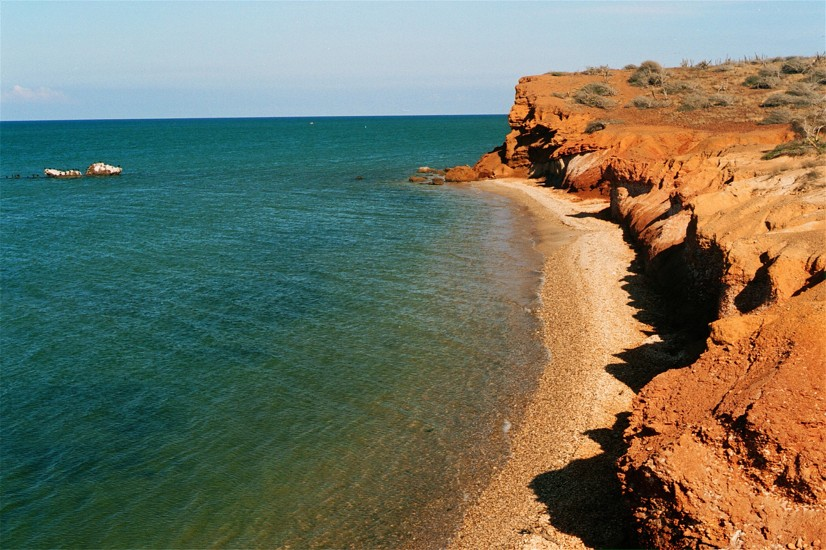
#> input picture exam_1st_partial/beach.jpg, 826 x 550 px
$ python Problema2.py
#> lines starting #> are read from the running program, lines starting #| are printed output that depends on the picture
### Cluster.py
import numpy as np
from dataclasses import dataclass, field
from typing import List, Optional


@dataclass
class Cluster:
    label: str
    representatives: List[np.ndarray] = field(default_factory=list)
    plot_points: List[np.ndarray] = field(default_factory=list)
    centroid: Optional[np.ndarray] = None

    def compute_centroid(self) -> np.ndarray:
        if not self.representatives:
            raise ValueError("No hay representantes para calcular el centroid")
        self.centroid = np.mean(self.representatives, axis=0)
        return self.centroid

    # [4 lines left out: function compute_plot_centroid, not called in this run]

    def add_representative(self, p: np.ndarray, plot_point: Optional[np.ndarray] = None) -> None:
        p = np.asarray(p, dtype=float)
        if self.representatives and p.shape != self.representatives[0].shape:
            raise ValueError("Dimension distinta en representante anadido")

        self.representatives.append(p)

        if plot_point is not None:
            plot_point = np.asarray(plot_point, dtype=float)
            if plot_point.shape[0] < 2:
                raise ValueError("El punto para graficar debe tener al menos dos coordenadas")
            self.plot_points.append(plot_point)

        self.compute_centroid()

    def __repr__(self) -> str:
        return f"Cluster(label={self.label!r}, centroid={self.centroid})"

### CentroidClassifier.py
import numpy as np
from Cluster import Cluster
from typing import List, Callable, Sequence, Tuple
from dist import euclidean


class CentroidClassifier:
    def __init__(self, distance: Callable = euclidean):
        self.distance = distance
        self.clusters: List[Cluster] = []
        self.boundaries: np.ndarray = None  # shape (D, 2) -> [[min, max], ...]

    # [4 lines left out: function _check_boundaries, not called in this run]

    def fit_from_clusters(self, clusters: Sequence[Cluster]) -> None:
        self.clusters = []
        for c in clusters:
            if c.centroid is None:
                c.compute_centroid()
            self.clusters.append(c)
        if not self.clusters:
            raise ValueError("Se debe proporcionar al menos un cluster")

    # [15 lines left out: function predict_point, not called in this run]

### Problema2.py
"""
Problema 2 - Clasificación por canales de color con CentroidClassifier
=======================================================================
1. Carga una imagen y la muestra dividida en 4 cuadrantes:
   - Superior izquierdo : canal Rojo
   - Superior derecho   : canal Verde
   - Inferior izquierdo : canal Azul
   - Inferior derecho   : escala de grises

2. Toma 150 puntos aleatorios de cada clase y obtiene sus valores RGB
   para formar un Cluster con su centroide.

3. El usuario hace CLICK en la imagen para seleccionar un punto.
   Se obtiene el RGB del pixel y se clasifica con CentroidClassifier.
   Si se clasifica como "Gris" → "no pertenece a ninguna clase".

4. Se muestra un plot RGB 3-D con los representantes de todas las clases,
   los centroides, y el punto clasificado.
"""

import sys
import numpy as np
import matplotlib
matplotlib.use("TkAgg")          # backend interactivo; cambia a "Qt5Agg" si no tienes Tk
import matplotlib.pyplot as plt
import matplotlib.patches as mpatches

from Cluster import Cluster
from CentroidClassifier import CentroidClassifier
import dist as dist_module

# ────────────────────────────────────────────────────────────────────────────
# Constantes
# ────────────────────────────────────────────────────────────────────────────
NUM_SAMPLES = 150
LABEL_ROJO  = "Rojo"
LABEL_VERDE = "Verde"
LABEL_AZUL  = "Azul"
LABEL_GRIS  = "Gris"

COLOR_MAP = {
    LABEL_ROJO:  "red",
    LABEL_VERDE: "limegreen",
    LABEL_AZUL:  "dodgerblue",
    LABEL_GRIS:  "gray",
}

# ────────────────────────────────────────────────────────────────────────────
# Helpers de imagen
# ────────────────────────────────────────────────────────────────────────────

def cargar_imagen(ruta: str) -> np.ndarray:
    """Carga la imagen y devuelve array H×W×3 en uint8."""
    img = plt.imread(ruta)
    if img.dtype != np.uint8:
        img = (img * 255).astype(np.uint8) if img.max() <= 1.0 else img.astype(np.uint8)
    if img.ndim == 2:
        img = np.stack([img, img, img], axis=-1)
    if img.shape[2] == 4:
        img = img[:, :, :3]
    return img


def canal_rojo(img):
    out = np.zeros_like(img); out[:, :, 0] = img[:, :, 0]; return out

def canal_verde(img):
    out = np.zeros_like(img); out[:, :, 1] = img[:, :, 1]; return out

def canal_azul(img):
    out = np.zeros_like(img); out[:, :, 2] = img[:, :, 2]; return out

def escala_grises(img):
    g = (0.299*img[:,:,0] + 0.587*img[:,:,1] + 0.114*img[:,:,2]).astype(np.uint8)
    return np.stack([g, g, g], axis=-1)


# ────────────────────────────────────────────────────────────────────────────
# Visualización cuadrantes — una sola imagen compuesta
# ────────────────────────────────────────────────────────────────────────────

# Desplazamiento (dx, dy) de cada cuadrante dentro de la imagen compuesta
# layout:  [Rojo  | Verde]
#          [Azul  | Gris ]
def _offsets(h, w):
    return {
        LABEL_ROJO:  (0,  0),
        LABEL_VERDE: (w,  0),
        LABEL_AZUL:  (0,  h),
        LABEL_GRIS:  (w,  h),
    }


def construir_figura_cuadrantes(img: np.ndarray,
                                titulo: str = "Canales de la imagen",
                                clusters: dict | None = None):
    """
    Muestra los 4 canales como UNA SOLA IMAGEN numpy 2×2 (un único imshow).
    Devuelve (fig, ax, imgs_filtradas, h, w) donde h, w son las dimensiones
    de cada cuadrante individual (no de la imagen compuesta).

    Si se pasa `clusters`, dibuja los plot_points encima, desplazados al
    cuadrante correspondiente.
    """
    h, w = img.shape[:2]

    imgs_filtradas = {
        LABEL_ROJO:  canal_rojo(img),
        LABEL_VERDE: canal_verde(img),
        LABEL_AZUL:  canal_azul(img),
        LABEL_GRIS:  escala_grises(img),
    }

    # Construir imagen compuesta: fila_top = [Rojo | Verde], fila_bot = [Azul | Gris]
    fila_top = np.concatenate([imgs_filtradas[LABEL_ROJO],
                                imgs_filtradas[LABEL_VERDE]], axis=1)
    fila_bot = np.concatenate([imgs_filtradas[LABEL_AZUL],
                                imgs_filtradas[LABEL_GRIS]],  axis=1)
    img_compuesta = np.concatenate([fila_top, fila_bot], axis=0)

    fig, ax = plt.subplots(figsize=(10, 8))
    fig.suptitle(titulo, fontsize=13, fontweight="bold")
    ax.imshow(img_compuesta)
    ax.axis("off")

    # Representantes de cada cluster desplazados a su cuadrante
    if clusters:
        offs = _offsets(h, w)
        for label, cluster in clusters.items():
            if not cluster.plot_points:
                continue
            dx, dy = offs[label]
            pts = np.array(cluster.plot_points, dtype=float)
            ax.scatter(pts[:, 0] + dx, pts[:, 1] + dy,
                       c=COLOR_MAP[label], s=6, alpha=0.55,
                       linewidths=0, zorder=3)

    plt.tight_layout()
    return fig, ax, imgs_filtradas, h, w


# ────────────────────────────────────────────────────────────────────────────
# Muestreo y construcción de clusters
# ────────────────────────────────────────────────────────────────────────────

def muestrear_cluster(img_filtrada: np.ndarray, label: str,
                      n: int = NUM_SAMPLES, seed=None) -> Cluster:
    """
    Toma n píxeles aleatorios de img_filtrada (ya filtrada por canal).
    Los representantes tienen exactamente los valores del canal filtrado,
    p.ej. Rojo → [R, 0, 0], Verde → [0, G, 0], Azul → [0, 0, B], Gris → [Y, Y, Y].
    """
    rng = np.random.default_rng(seed)
    h, w = img_filtrada.shape[:2]
    indices = rng.choice(h * w, size=n, replace=False)
    ys, xs = np.unravel_index(indices, (h, w))
    cluster = Cluster(label=label)
    for y, x in zip(ys, xs):
        rgb = img_filtrada[y, x].astype(float)       # ya filtrado: [R,0,0] / [0,G,0] / etc.
        pos = np.array([float(x), float(y)])
        cluster.add_representative(rgb, plot_point=pos)
    return cluster


def construir_clusters(img: np.ndarray, n: int = NUM_SAMPLES) -> dict:
    """Cada clase muestrea desde su imagen de cuadrante filtrada."""
    return {
        LABEL_ROJO:  muestrear_cluster(canal_rojo(img),    LABEL_ROJO,  n, seed=0),
        LABEL_VERDE: muestrear_cluster(canal_verde(img),   LABEL_VERDE, n, seed=1),
        LABEL_AZUL:  muestrear_cluster(canal_azul(img),    LABEL_AZUL,  n, seed=2),
        LABEL_GRIS:  muestrear_cluster(escala_grises(img), LABEL_GRIS,  n, seed=3),
    }


# ────────────────────────────────────────────────────────────────────────────
# Selección interactiva de punto en la imagen (click del mouse)
# ────────────────────────────────────────────────────────────────────────────

def seleccionar_punto_en_imagen(img: np.ndarray,
                                clusters: dict | None = None) -> tuple[np.ndarray, np.ndarray] | None:
    """
    Abre la imagen compuesta (4 cuadrantes en un solo imshow) y espera un click.
    Detecta en qué cuadrante cayó según (x < w, y < h), lee el RGB de la
    imagen filtrada correspondiente y lo devuelve.
    Devuelve (rgb_filtrado [3,], pos_en_cuadrante [2,]) o None si se cierra.
    """
    resultado = {"rgb": None, "pos": None}

    fig, ax, imgs_filtradas, h, w = construir_figura_cuadrantes(
        img,
        titulo="Haz CLICK en cualquier cuadrante para clasificar  (cierra para salir)",
        clusters=clusters,
    )

    crosshair, = ax.plot([], [], "+", color="yellow",
                         markersize=18, markeredgewidth=2, zorder=10)
    info_text = ax.text(0.01, 0.01, "", transform=ax.transAxes,
                        color="white", fontsize=9,
                        bbox=dict(boxstyle="round,pad=0.25",
                                  facecolor="black", alpha=0.65))

    # [32 lines left out: function on_click, not called in this run]

    fig.canvas.mpl_connect("button_press_event", on_click)
    plt.show(block=True)

    if resultado["rgb"] is None:
        return None
    return resultado["rgb"], resultado["pos"]


# ────────────────────────────────────────────────────────────────────────────
# Plot 3-D: representantes + centroides + punto clasificado
# ────────────────────────────────────────────────────────────────────────────

# [60 lines left out: function mostrar_resultado_3d, not called in this run]


# ────────────────────────────────────────────────────────────────────────────
# Bucle principal de clasificación con click
# ────────────────────────────────────────────────────────────────────────────

def clasificar_interactivo(img: np.ndarray, clusters: dict):
    """
    Ciclo principal:
      1. Muestra la imagen → usuario hace click → se obtiene RGB
      2. Clasifica con CentroidClassifier
      3. Imprime resultado y muestra plot 3-D con representantes
      4. Pregunta si clasificar otro punto
    """
    clf = CentroidClassifier(distance=dist_module.euclidean)
    clf.fit_from_clusters(list(clusters.values()))

    print("\n" + "═" * 58)
    print("  CLASIFICADOR POR CLICK  (CentroidClassifier)")
    print("═" * 58)
    print("  Haz click en la imagen para seleccionar un pixel.")
    print("  Cierra la ventana sin hacer click para terminar.")
    print("─" * 58)

    while True:
        res = seleccionar_punto_en_imagen(img, clusters=clusters)
        if res is None:
            print("\nNo se seleccionó ningún punto. Fin.")
            break

        rgb, pos = res
        print(f"\n  Cuadrante clickeado : (el RGB ya corresponde al canal filtrado)")
        print(f"  Pixel seleccionado  : ({pos[0]:.0f}, {pos[1]:.0f})")
        print(f"  Valor RGB filtrado  : R={rgb[0]:.0f}  G={rgb[1]:.0f}  B={rgb[2]:.0f}")

        try:
            etiqueta = clf.predict_point(rgb)
        except Exception as e:
            print(f"  ✗ Error al clasificar: {e}")
            continue

        # ── distancias informativas ──────────────────────────────────────
        print("  Distancias a centroides:")
        for c in clf.clusters:
            d = dist_module.euclidean(rgb, c.centroid, None)
            marker = " ◄" if c.label == etiqueta else ""
            print(f"    • {c.label:<8}: {d:.2f}{marker}")

        # ── veredicto ────────────────────────────────────────────────────
        if etiqueta == LABEL_GRIS:
            print(f"\n  ➜  El vector NO pertenece a ninguna clase definida.")
        else:
            print(f"\n  ➜  Clase predicha: {etiqueta}")
        print("─" * 58)

        # ── plot 3-D ─────────────────────────────────────────────────────
        mostrar_resultado_3d(clusters, rgb, etiqueta, pos)

        resp = input("\n  ¿Clasificar otro punto? [s/N]: ").strip().lower()
        if resp not in ("s", "si", "sí", "y", "yes"):
            print("Fin del clasificador.")
            break


# ────────────────────────────────────────────────────────────────────────────
# Función principal
# ────────────────────────────────────────────────────────────────────────────

def main():
    ruta_default = "data_info/img/image.png"
    ruta = input(f"Ruta de la imagen [Enter para '{ruta_default}']: ").strip() or ruta_default
#> the answer given: exam_1st_partial/beach.jpg

    try:
        img = cargar_imagen(ruta)
#> in cargar_imagen, img is the input picture: shape (550, 826, 3); mean R, G, B 113.4, 116.3, 97.9
    except Exception as e:
        print(f"No se pudo cargar la imagen: {e}")
        sys.exit(1)

    print(f"\nImagen cargada: {img.shape[1]}×{img.shape[0]} px")
#| Imagen cargada: 826×550 px

    # 2. Construir clusters (150 puntos por clase)
    print(f"\nMuestreando {NUM_SAMPLES} puntos aleatorios por clase...")
    clusters = construir_clusters(img, n=NUM_SAMPLES)
#> in canal_rojo, `out[:, :, 0] = img[:, :, 0]`:
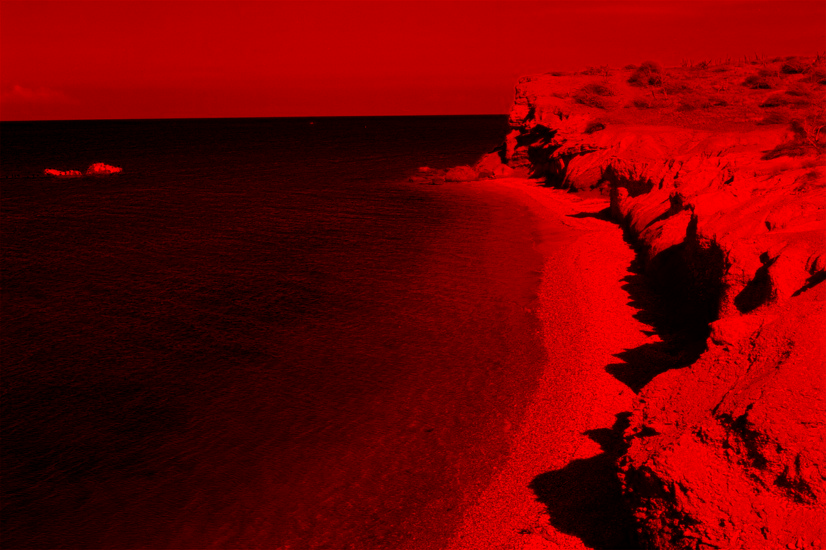
#> out: shape (550, 826, 3); mean R, G, B 113.4, 0, 0
#> in muestrear_cluster, `indices = rng.choice(h * w, size=n, replace=False)`: indices = 150 values, max 452936 at index 74, min 1243 at index 10, mean 235890.4
#> in muestrear_cluster, `ys, xs = np.unravel_index(indices, (h, w))`: ys = 150 values, max 548 at index 74, min 1 at index 10, mean 285.1; xs = 150 values, max 812 at index 41, min 2 at index 76, mean 408.8
#> the loop in muestrear_cluster, `for y, x in zip(ys, xs):` made 150 passes
#> (y, x, p in add_representative, plot_point in add_representative) on passes 2 to 13: (474, 518, [176, 0, 0], [518, 474]), (471, 366, [113, 0, 0], [366, 471]), (2, 779, [171, 0, 0], [779, 2]), (222, 404, [64, 0, 0], [404, 222]), (140, 10, [12, 0, 0], [10, 140]), (12, 126, [171, 0, 0], [126, 12]), (164, 227, [36, 0, 0], [227, 164]), (109, 602, [151, 0, 0], [602, 109]), (200, 665, [108, 0, 0], [665, 200]), (1, 417, [180, 0, 0], [417, 1]), (82, 534, [211, 0, 0], [534, 82]), (514, 117, [41, 0, 0], [117, 514])
#> (y, x, plot_point in add_representative) on pass 1: (417, 16, [16, 417])
#> in canal_verde, `out = np.zeros_like(img)`: out: shape (550, 826, 3); every value is 0
#> in canal_verde, `out[:, :, 1] = img[:, :, 1]`:
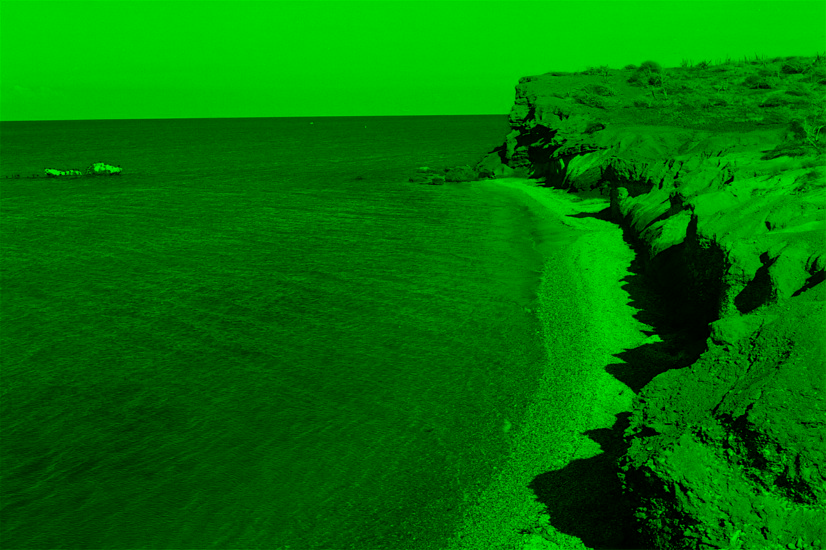
#> out: shape (550, 826, 3); mean R, G, B 0, 116.3, 0
#> the loop in muestrear_cluster (call 2), `for y, x in zip(ys, xs):` made 150 passes
#> (y, x, p in add_representative, plot_point in add_representative) on passes 2 to 13: (352, 559, [0, 151, 0], [559, 352]), (105, 312, [0, 193, 0], [312, 105]), (283, 646, [0, 10, 0], [646, 283]), (533, 291, [0, 97, 0], [291, 533]), (105, 180, [0, 190, 0], [180, 105]), (273, 802, [0, 168, 0], [802, 273]), (297, 505, [0, 128, 0], [505, 297]), (265, 176, [0, 75, 0], [176, 265]), (549, 8, [0, 93, 0], [8, 549]), (249, 296, [0, 118, 0], [296, 249]), (202, 340, [0, 112, 0], [340, 202]), (154, 155, [0, 91, 0], [155, 154])
#> (y, x, plot_point in add_representative) on pass 1: (120, 817, [817, 120])
#> in canal_azul, `out[:, :, 2] = img[:, :, 2]`:
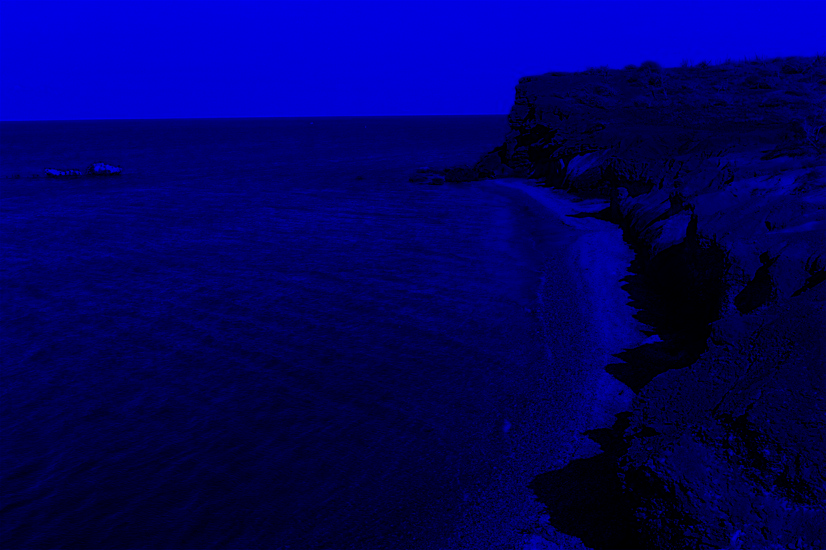
#> out: shape (550, 826, 3); mean R, G, B 0, 0, 97.9
#> in escala_grises, `g = (0.299*img[:,:,0] + 0.587*img[:,:,1] + 0.114*img[:,:,2]).astype(np..`:
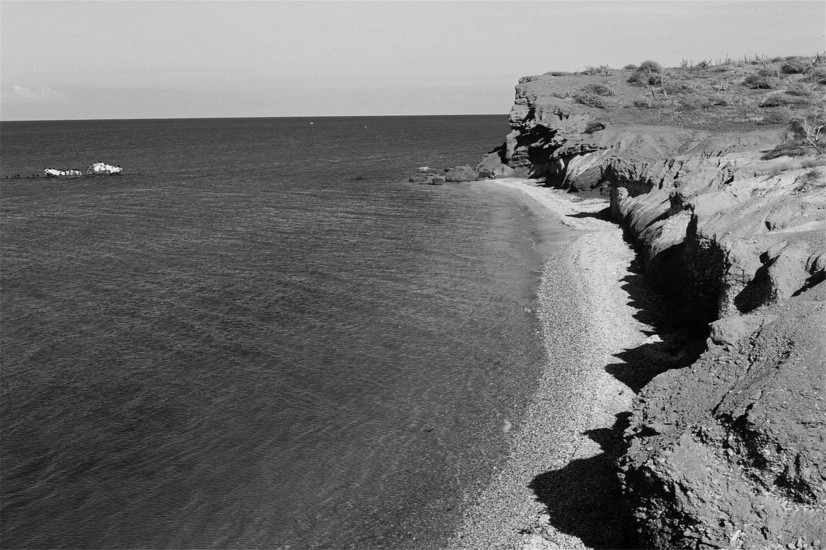
#> g: shape (550, 826); min 0, max 248, mean 112.8

    print("\nCentroides (RGB):")
    for label, cluster in clusters.items():
        c = cluster.centroid
        print(f"  {label:<8}: R={c[0]:.1f}  G={c[1]:.1f}  B={c[2]:.1f}")
#> this loop made 4 passes
#> label on passes 1 to 4: 'Rojo', 'Verde', 'Azul', 'Gris'
#|   Rojo    : R=115.8  G=0.0  B=0.0
#|   Verde   : R=0.0  G=112.0  B=0.0
#|   Azul    : R=0.0  G=0.0  B=92.3
#|   Gris    : R=112.4  G=112.4  B=112.4

    # 3. Clasificar por click
    clasificar_interactivo(img, clusters)
#> the loop in clasificar_interactivo, `while True:` made 1 pass
#> pass 1, in construir_figura_cuadrantes, `fila_bot = np.concatenate([imgs_filtradas[LABEL_AZUL], imgs_filtradas[..`:
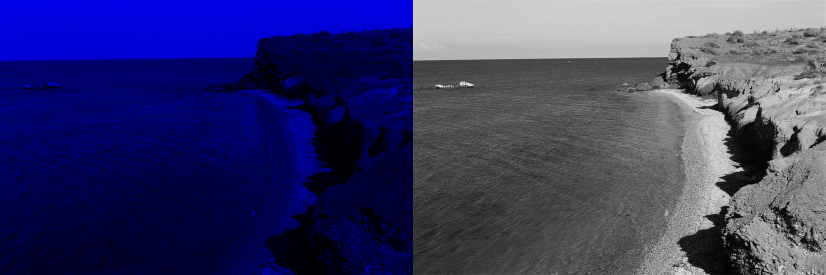
#> fila_bot: shape (550, 1652, 3) (shown at 1/2 size); mean of channels 0, 1, 2 56.4, 56.4, 105.3; drawn as R, G, B
#> pass 1, in construir_figura_cuadrantes, `img_compuesta = np.concatenate([fila_top, fila_bot], axis=0)`:
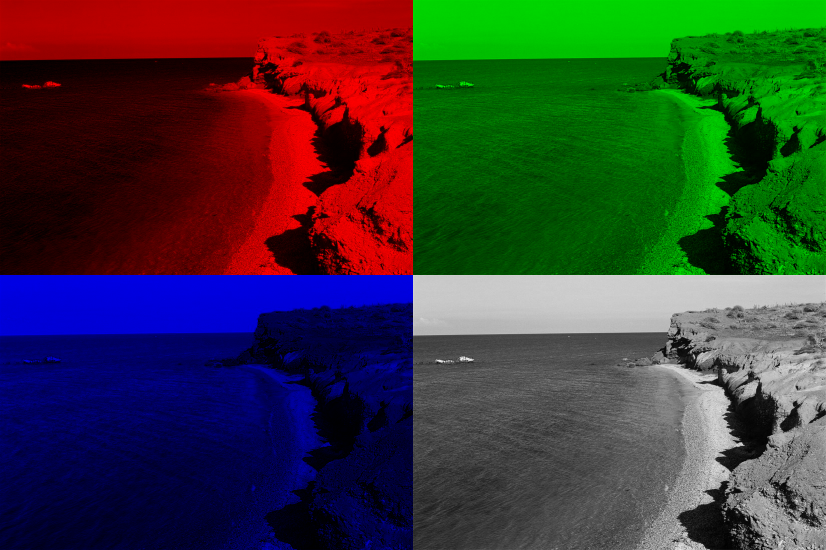
#> img_compuesta: shape (1100, 1652, 3) (shown at 1/2 size); mean of channels 0, 1, 2 56.5, 57.3, 52.7; drawn as R, G, B
#> pass 1, in seleccionar_punto_en_imagen, `plt.show(block=True)`:
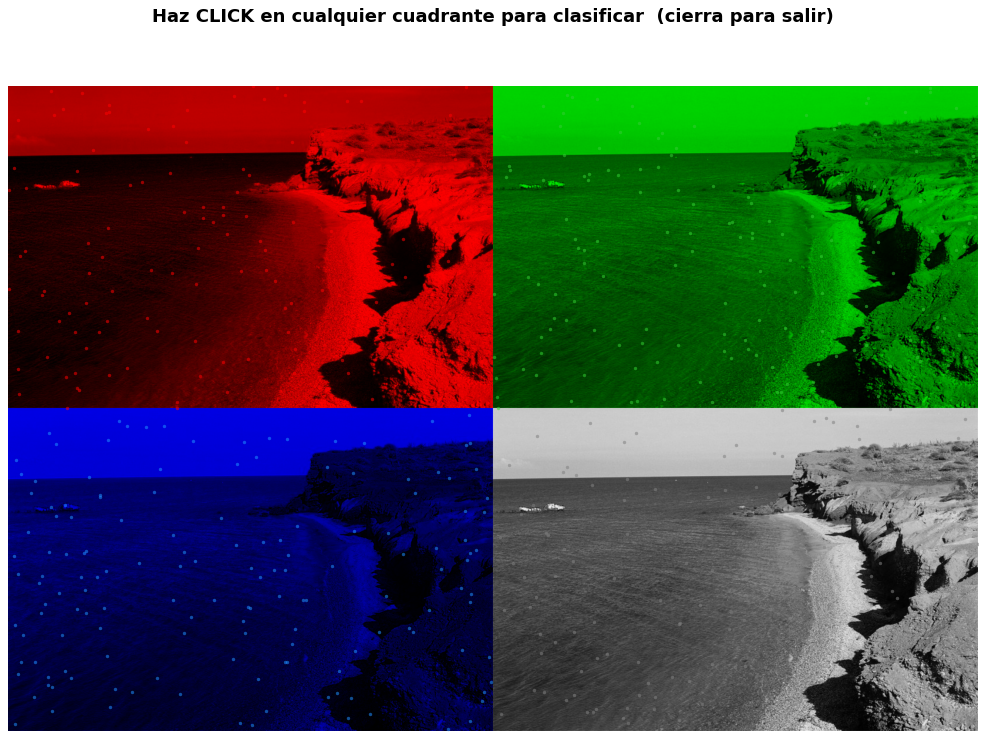
#> figure drawn by matplotlib, 1 panel

    plt.show()


if __name__ == "__main__":
    main()
